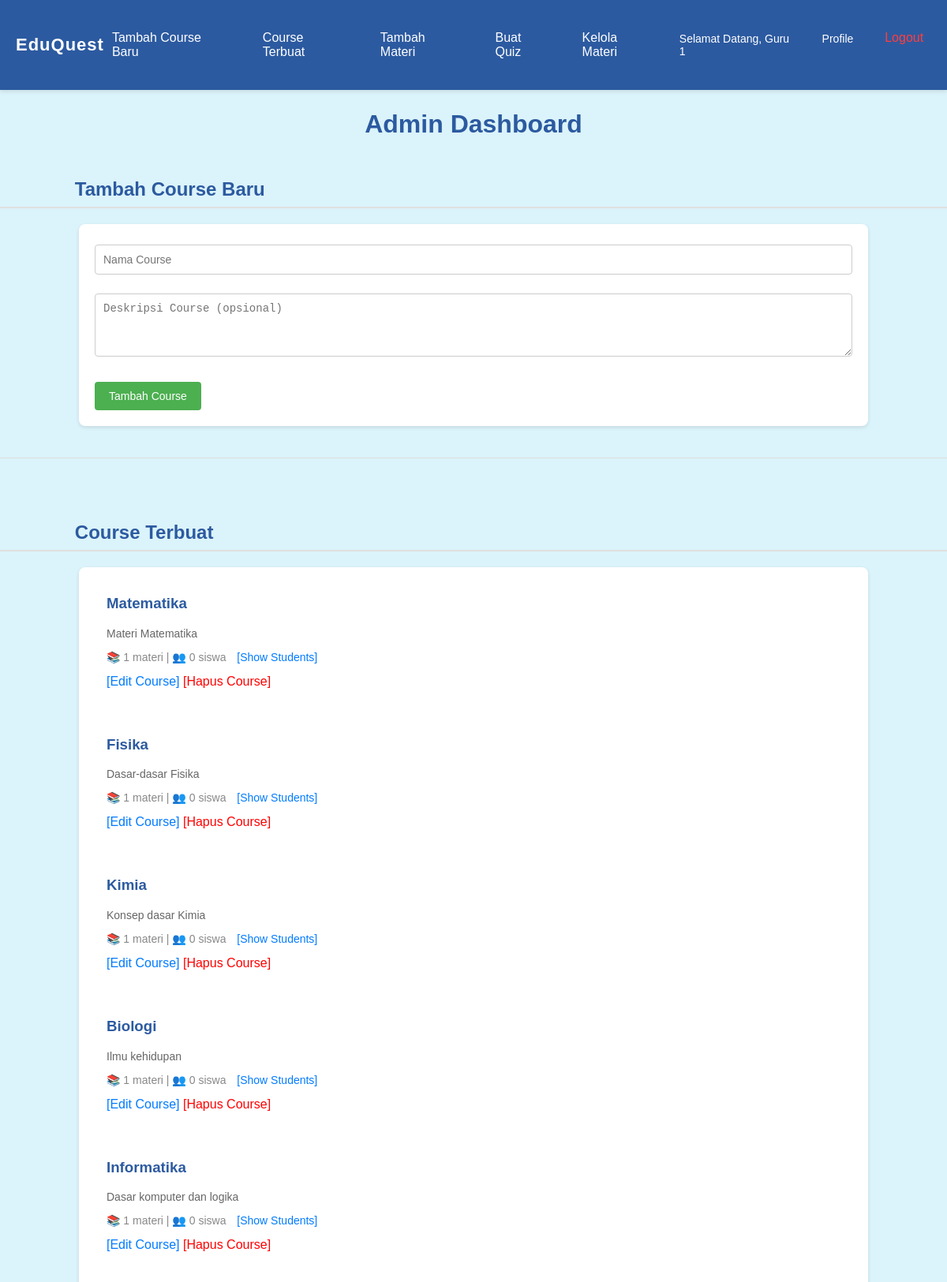
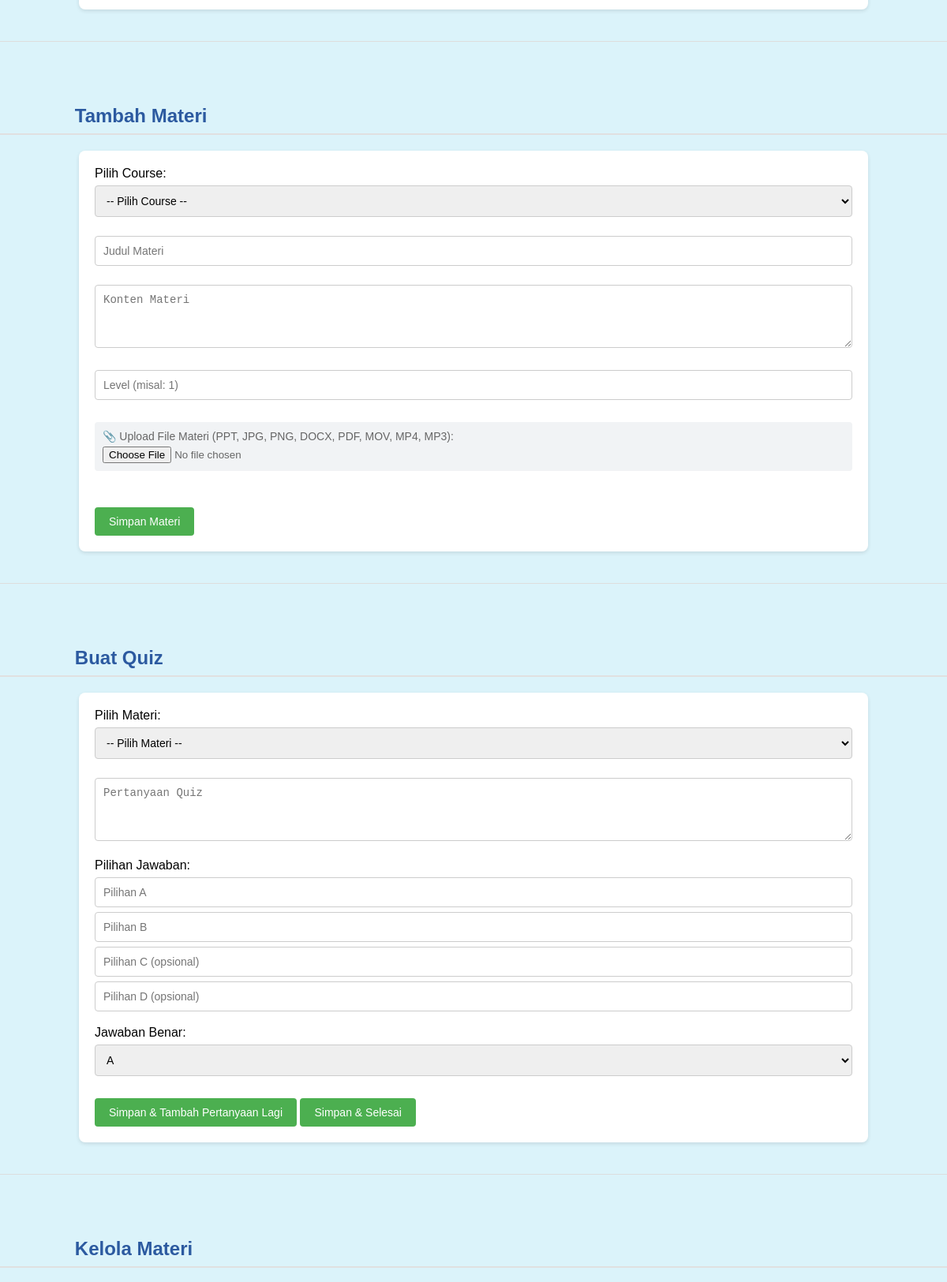
Page /admin_dashboard.php (signed in, upper part) on the committed database (2 pictures, top to bottom).
### tables this page shows
CREATE TABLE `courses` (
  `course_id` int(11) NOT NULL,
  `course_name` varchar(100) NOT NULL,
  `description` text DEFAULT NULL,
  `created_at` datetime DEFAULT current_timestamp(),
  `teacher_id` int(11) DEFAULT NULL,
  `teacher_name` varchar(100) DEFAULT NULL
);

### admin_dashboard.php (the view, shortened to what this page needs)
<?php
include 'db.php';
$teacher_id = $_SESSION['user_id'];
?>
<!DOCTYPE html>
<html lang="id">
<link rel="stylesheet" href="admin_dashboard.css">
<head>
</head>
<body>
    <header>
        <div class="container">
            <h1><a href="admin_dashboard.php" style="color:white;text-decoration:none;">EduQuest</a></h1>
            <nav>
                <a href="#tambah-course">Tambah Course Baru</a>
                <a href="#course-terbuat">Course Terbuat</a>
                <a href="#tambah-materi">Tambah Materi</a>
                <a href="#buat-quiz">Buat Quiz</a>
                <a href="#kelola-materi">Kelola Materi</a>
                <p>Selamat Datang, <?= htmlspecialchars($_SESSION['full_name']) ?></p>
                <p><a href="admin_profile.php" class="prof" style="color: white; text-decoration: none;">Profile</a></p>
                <p><a href="logout.php" style="color:rgb(255, 62, 62);font-size:medium;">Logout</a></p>
            </nav>
        </div>
    </header>
    <h1>Admin Dashboard</h1>
    <h2 id="tambah-course">Tambah Course Baru</h2>
    <div class="material-list">
        <form method="POST">
            <input type="text" name="course_name" placeholder="Nama Course" required><br><br>
            <textarea name="description" placeholder="Deskripsi Course (opsional)"></textarea><br><br>
            <button type="submit">Tambah Course</button>
        </form>
    </div>
    <hr>
    <h2 id="course-terbuat">Course Terbuat</h2>
    <div class="material-list">
        <?php
        $sql_my_courses = "SELECT * FROM courses WHERE teacher_id = ?";
        $stmt_my = $conn->prepare($sql_my_courses);
        $stmt_my->bind_param("i", $teacher_id);
        $stmt_my->execute();
        $my_courses = $stmt_my->get_result();
        if ($my_courses->num_rows == 0) {
            echo "<p>Kamu belum membuat course apapun.</p>";
        } else {
            while ($course = $my_courses->fetch_assoc()) {
                echo "<div class='course-box'>
                        <h3>" . htmlspecialchars($course['course_name']) . "</h3>";
                if (!empty($course['description'])) {
                    echo "<p style='color: #666;'>" . htmlspecialchars($course['description']) . "</p>";
                }
                $material_count = $conn->query("SELECT COUNT(*) as total FROM materials WHERE course_id = {$course['course_id']}")->fetch_assoc()['total'];
                $student_count = $conn->query("SELECT COUNT(*) as total FROM student_courses WHERE course_id = {$course['course_id']}")->fetch_assoc()['total'];
                echo "<p style='color: #888;'>📚 {$material_count} materi | 👥 {$student_count} siswa";
                echo " <a href='view_students.php?course_id={$course['course_id']}' class='student-link'>[Show Students]</a></p>";
                echo "<a href='edit_course.php?course_id={$course['course_id']}'>[Edit Course]</a> ";
                echo "<a href='?delete_course={$course['course_id']}' onclick='return confirm(\"Yakin hapus course ini? Semua materi dan quiz akan terhapus!\");' style='color: red;'>[Hapus Course]</a>";
                echo "</div>";
            }
        }
        ?>
    </div>
    <hr>
    <h2 id="tambah-materi">Tambah Materi</h2>
    <div class="material-list">
        <form method="POST" enctype="multipart/form-data">
            <label>Pilih Course:</label>
            <select name="course_id" required>
                <option value="">-- Pilih Course --</option>
            </select><br><br>
            <input type="text" name="title" placeholder="Judul Materi" required><br><br>
            <textarea name="content" placeholder="Konten Materi"></textarea><br><br>
            <input type="number" name="level" placeholder="Level (misal: 1)" required><br><br>
            <label class="file-input-label">
                📎 Upload File Materi (PPT, JPG, PNG, DOCX, PDF, MOV, MP4, MP3):
                <input type="file" name="material_file" accept=".ppt,.pptx,.jpg,.jpeg,.png,.docx,.pdf,.mov,.mp4,.mp3">
            </label><br><br>
            <button type="submit">Simpan Materi</button>
        </form>
    </div>
    <hr>
    <h2 id="buat-quiz">Buat Quiz</h2>
    <div class="material-list">
        <form method="POST">
            <label>Pilih Materi:</label>
            <select name="material_id" required>
                <option value="">-- Pilih Materi --</option>
            </select><br><br>
            <textarea name="question" placeholder="Pertanyaan Quiz" required></textarea><br><br>
            <label>Pilihan Jawaban:</label><br>
            <input type="text" name="option_a" placeholder="Pilihan A" required><br>
            <input type="text" name="option_b" placeholder="Pilihan B" required><br>
            <input type="text" name="option_c" placeholder="Pilihan C (opsional)"><br>
            <input type="text" name="option_d" placeholder="Pilihan D (opsional)"><br><br>
            <label>Jawaban Benar:</label>
            <select name="correct_answer" required>
                <option value="A">A</option>
            </select><br><br>
            <button type="submit" name="add_another" value="1">Simpan & Tambah Pertanyaan Lagi</button>
            <button type="submit">Simpan & Selesai</button>
        </form>
    </div>
    <hr>
    <h2 id="kelola-materi">Kelola Materi</h2>
</body>
</html>

### admin_dashboard.css (style rules this page uses)
body { font-family: Arial, sans-serif; margin: 0; padding: 0; background: #dbf3fa; display: flex; flex-direction: column; min-height: 100vh; }
a { text-decoration: none; color: #007bff; }
header { background-color: #2c5aa0; padding: 15px 0; box-shadow: 0 2px 5px rgba(0,0,0,0.1); }
.container { display: flex; justify-content: space-between; align-items: center; color: white; margin: 10px 20px; }
.container h1 { color: white; font-size: 26px; font-weight: bold; letter-spacing: 1px; white-space: nowrap; }
.container nav { display: flex; align-items: center; gap: 20px; }
.course-box { padding: 15px; margin-bottom: 15px; border-radius: 5px; }
.course-box h3 { margin-top: 0; }
.student-link { display: inline-block; margin-left: 10px; color: #007bff; text-decoration: none; }
.file-input-label { display: block; margin-top: 10px; color: #666; font-size: 14px; }
html { scroll-behavior: smooth; }
h1, h2, h3 { color: #2c5aa0; }
h2 { margin-top: 40px; border-bottom: 2px solid #e0e0e0; padding-bottom: 8px; padding-left: 7.9%; }
header { position: sticky; top: 0; z-index: 1000; }
.container h1 { margin: 0; font-size: 22px; }
.container nav a { color: white; font-weight: 500; padding: 6px 10px; border-radius: 4px; transition: background 0.2s ease; }
.container nav a { position: relative; }
.container nav a::after { content: ""; position: absolute; left: 10%; bottom: -6px; width: 0; height: 2px; background-color: white; transition: width 0.25s ease; }
.container nav p a::after { background-color: red; }
.container nav p .prof::after { background-color: rgb(255, 255, 255); }
h2[id] { scroll-margin-top: 90px; }
body > h1 { text-align: center; margin: 25px 0 10px; }
hr { border: none; border-top: 1px solid #ddd; margin: 40px 0; }
form { margin: auto; width: 100%; border-radius: 6px; }
input[type="text"], input[type="number"], textarea, select { width: 100%; padding: 10px; margin-top: 6px; border-radius: 4px; border: 1px solid #ccc; box-sizing: border-box; font-size: 14px; }
textarea { resize: vertical; min-height: 80px; }
button { background-color: #4CAF50; color: white; border: none; padding: 10px 18px; border-radius: 4px; cursor: pointer; font-size: 14px; margin-top: 10px; }
.material-list { display: flex; flex-direction: column; gap: 15px; background-color: white; padding: 20px; border-radius: 8px; box-shadow: 0 2px 5px rgba(0,0,0,0.1); width: 80%; margin: auto; }
p { font-size: 14px; }
.file-input-label { background: #f1f3f5; padding: 10px; border-radius: 4px; cursor: pointer; }
.file-input-label input[type="file"] { display: block; margin-top: 5px; }

### rows in the picture
courses: course_name "Matematika", description "Materi Matematika", course_id "1", student_count "0"
courses: course_name "Fisika", description "Dasar-dasar Fisika", material_count "1", student_count "0"
courses: course_name "Kimia", description "Konsep dasar Kimia", material_count "1", student_count "0"
courses: course_name "Biologi", description "Ilmu kehidupan", material_count "1", student_count "0"
courses: course_name "Informatika", description "Dasar komputer dan logika", material_count "1", student_count "0"

### other values in the picture
$_SESSION['full_name'] "Guru 1"
